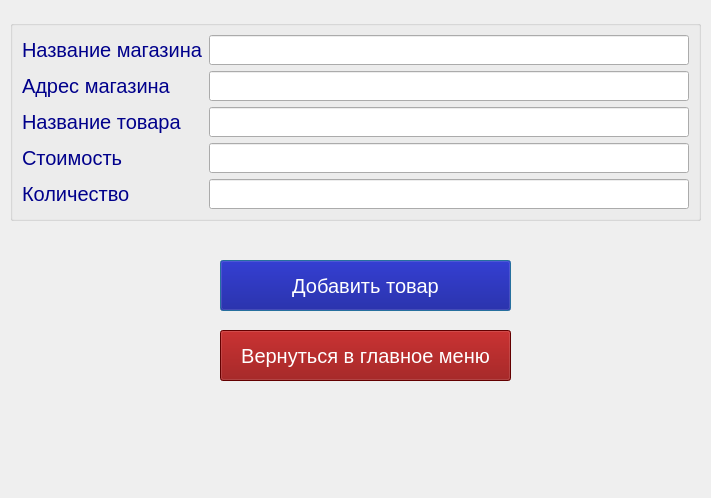
<?xml version="1.0" encoding="UTF-8"?>
<ui version="4.0">
 <class>addproductwindow</class>
 <widget class="QDialog" name="addproductwindow">
  <property name="geometry">
   <rect>
    <x>0</x>
    <y>0</y>
    <width>711</width>
    <height>498</height>
   </rect>
  </property>
  <property name="windowTitle">
   <string>Dialog</string>
  </property>
  <widget class="QPushButton" name="addProduct">
   <property name="geometry">
    <rect>
     <x>220</x>
     <y>260</y>
     <width>291</width>
     <height>51</height>
    </rect>
   </property>
   <property name="styleSheet">
    <string notr="true">font-family: Arial, sans-serif;
font-size: 20px;
background-color: darkblue; 
color: white;</string>
   </property>
   <property name="text">
    <string>Добавить товар</string>
   </property>
  </widget>
  <widget class="QPushButton" name="pushButton_2">
   <property name="geometry">
    <rect>
     <x>220</x>
     <y>330</y>
     <width>291</width>
     <height>51</height>
    </rect>
   </property>
   <property name="styleSheet">
    <string notr="true">font-family: Arial, sans-serif;
font-size: 20px;
background-color: darkred; 
color: white;</string>
   </property>
   <property name="text">
    <string>Вернуться в главное меню</string>
   </property>
  </widget>
  <widget class="QGroupBox" name="groupBox">
   <property name="geometry">
    <rect>
     <x>10</x>
     <y>20</y>
     <width>691</width>
     <height>201</height>
    </rect>
   </property>
   <property name="styleSheet">
    <string notr="true"/>
   </property>
   <property name="title">
    <string/>
   </property>
   <layout class="QFormLayout" name="formLayout">
    <item row="0" column="0">
     <widget class="QLabel" name="label">
      <property name="styleSheet">
       <string notr="true">font-family: Arial, sans-serif;
font-size: 20px;
color: darkblue;
</string>
      </property>
      <property name="text">
       <string>Название магазина</string>
      </property>
     </widget>
    </item>
    <item row="0" column="1">
     <widget class="QLineEdit" name="shopLine">
      <property name="styleSheet">
       <string notr="true">font-family: Arial, sans-serif;
font-size: 20px;
color: darkblue;</string>
      </property>
     </widget>
    </item>
    <item row="1" column="0">
     <widget class="QLabel" name="label_2">
      <property name="styleSheet">
       <string notr="true">font-family: Arial, sans-serif;
font-size: 20px;
color: darkblue;</string>
      </property>
      <property name="text">
       <string>Адрес магазина</string>
      </property>
     </widget>
    </item>
    <item row="1" column="1">
     <widget class="QLineEdit" name="addresLine">
      <property name="styleSheet">
       <string notr="true">font-family: Arial, sans-serif;
font-size: 20px;
color: darkblue;</string>
      </property>
     </widget>
    </item>
    <item row="2" column="0">
     <widget class="QLabel" name="label_3">
      <property name="styleSheet">
       <string notr="true">font-family: Arial, sans-serif;
font-size: 20px;
color: darkblue;</string>
      </property>
      <property name="text">
       <string>Название товара</string>
      </property>
     </widget>
    </item>
    <item row="2" column="1">
     <widget class="QLineEdit" name="productLine">
      <property name="styleSheet">
       <string notr="true">font-family: Arial, sans-serif;
font-size: 20px;
color: darkblue;</string>
      </property>
     </widget>
    </item>
    <item row="3" column="0">
     <widget class="QLabel" name="label_4">
      <property name="styleSheet">
       <string notr="true">font-family: Arial, sans-serif;
font-size: 20px;
color: darkblue;</string>
      </property>
      <property name="text">
       <string>Стоимость</string>
      </property>
     </widget>
    </item>
    <item row="3" column="1">
     <widget class="QLineEdit" name="priceLine">
      <property name="styleSheet">
       <string notr="true">font-family: Arial, sans-serif;
font-size: 20px;
color: darkblue;</string>
      </property>
     </widget>
    </item>
    <item row="4" column="0">
     <widget class="QLabel" name="label_5">
      <property name="styleSheet">
       <string notr="true">font-family: Arial, sans-serif;
font-size: 20px;
color: darkblue;</string>
      </property>
      <property name="text">
       <string>Количество</string>
      </property>
     </widget>
    </item>
    <item row="4" column="1">
     <widget class="QLineEdit" name="quantLine">
      <property name="styleSheet">
       <string notr="true">font-family: Arial, sans-serif;
font-size: 20px;
color: darkblue;</string>
      </property>
     </widget>
    </item>
   </layout>
  </widget>
 </widget>
 <resources/>
 <connections/>
</ui>
